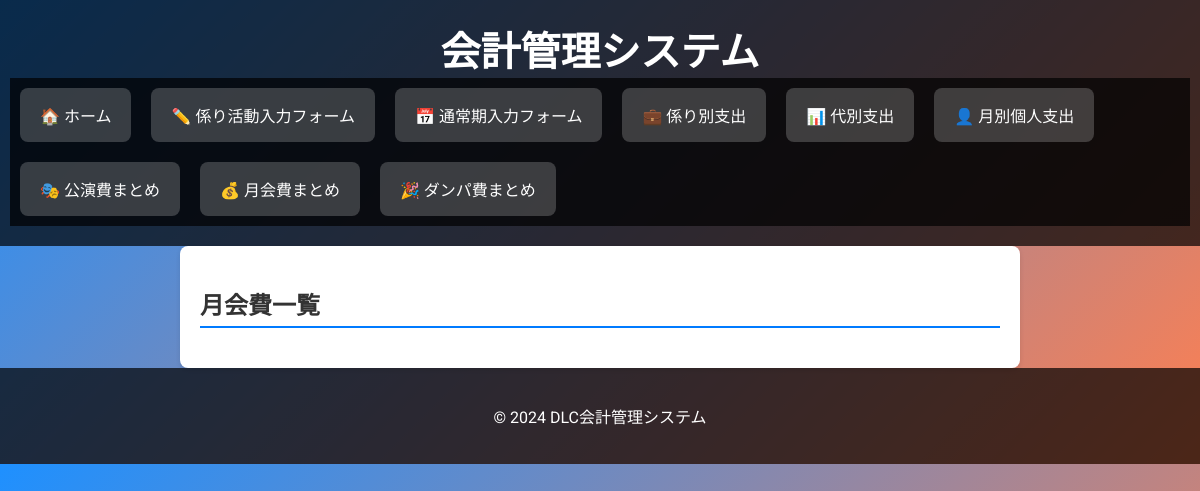
The page /accounting/view_monthly_fee/ on the database as committed earlier.
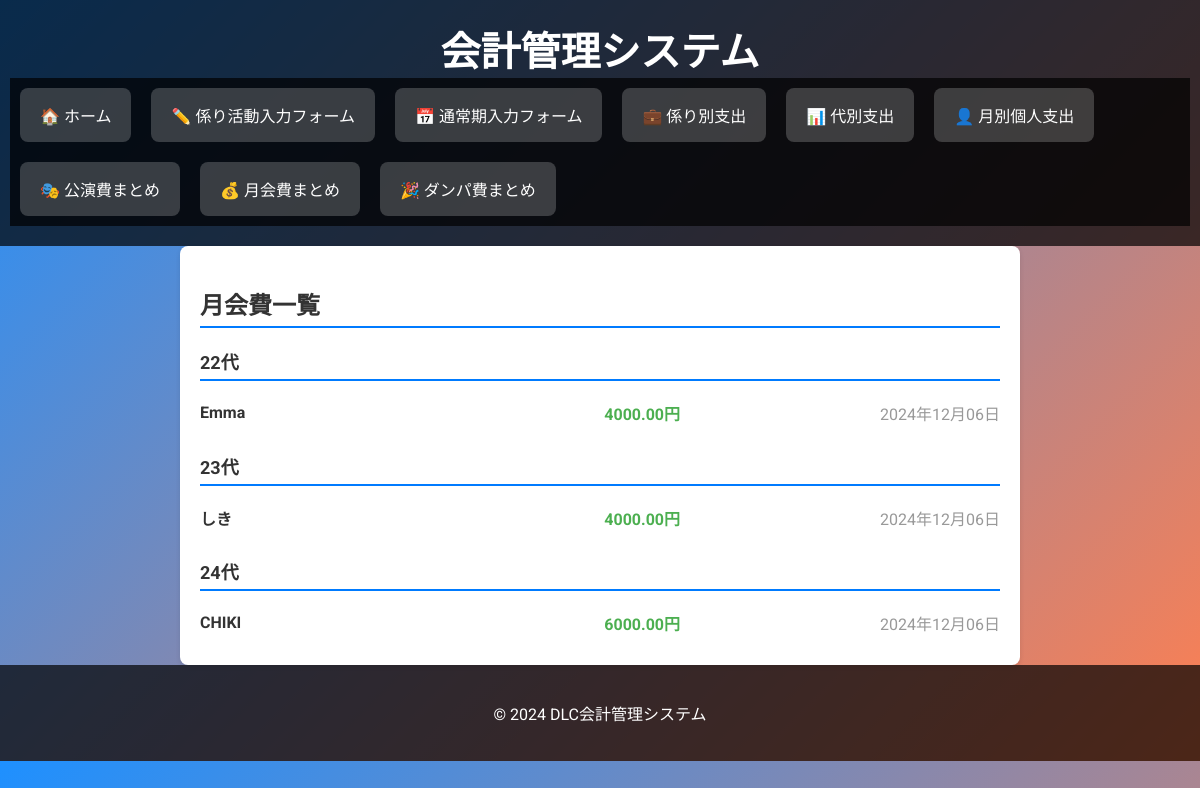
The same page on the database as committed later.
### accounting/models.py (models this page shows, shortened)
class ExpenseCategory(models.Model):
    CATEGORY_CHOICES = (
        ('公演費', '公演費'),
        ('月会費', '月会費'),
        ('ダンパ費', 'ダンパ費'),
    )
    age = models.IntegerField()
    name = models.CharField(max_length=100)
    amount = models.DecimalField(max_digits=10, decimal_places=2)
    category_name = models.CharField(max_length=10, choices=CATEGORY_CHOICES)
    date = models.DateField()

### accounting/views.py (the view)
# urls.py: path('view_monthly_fee/', views.view_monthly_fee, name='view_monthly_fee'),
def view_monthly_fee(request):
    monthly_fee_expenses = ExpenseCategory.objects.filter(category_name='月会費').order_by('age', 'name')
    grouped_monthly_fee_expenses = groupby(monthly_fee_expenses, key=lambda x: x.age)
    grouped_monthly_fee_expenses = [(age, list(expenses)) for age, expenses in grouped_monthly_fee_expenses]
    return render(request, 'accounting/view_monthly_fee.html', {'grouped_monthly_fee_expenses': grouped_monthly_fee_expenses})

### accounting/templates/accounting/view_monthly_fee.html
{% extends "accounting/base.html" %}
{% block content %}
<div class="page-container">
    <h2 class="page-title">月会費一覧</h2>
    {% for age, expenses in grouped_monthly_fee_expenses %}
    <div class="expense-group">
        <h3 class="age-title">{{ age }}代</h3>
        <ul class="expense-list">
            {% for expense in expenses %}
            <li class="expense-item">
                <span class="expense-name">{{ expense.name }}</span>
                <span class="expense-amount">{{ expense.amount }}円</span>
                <span class="expense-date">{{ expense.date|date:"Y年m月d日" }}</span>
            </li>
            {% endfor %}
        </ul>
    </div>
    {% endfor %}
</div>
{% endblock %}

### accounting/templates/accounting/base.html (shortened to what this page needs)
<!DOCTYPE html>
<html lang="ja">
<head>
    {% load static %}
    <link rel="stylesheet" href="{% static 'accounting/css/style.css' %}">
</head>
<body>
    <header>
        <div class="header-container">
            <h1>会計管理システム</h1>
        </div>
        <nav class="main-nav" id="mainNav">
            <ul>
                <li><a href="/">🏠 ホーム</a></li>
                <li><a href="{% url 'create_expenses' %}">✏️ 係り活動入力フォーム</a></li>
                <li><a href="{% url 'input_category' %}">📅 通常期入力フォーム</a></li>
                <li><a href="{% url 'department_expenses' %}">💼 係り別支出</a></li>
                <li><a href="{% url 'age_expenses' %}">📊 代別支出</a></li>
                <li><a href="{% url 'monthly_personal_expenses' %}">👤 月別個人支出</a></li>
                <li><a href="{% url 'view_public_performance' %}">🎭 公演費まとめ</a></li>
                <li><a href="{% url 'view_monthly_fee' %}">💰 月会費まとめ</a></li>
                <li><a href="{% url 'view_dance_party' %}">🎉 ダンパ費まとめ</a></li>
            </ul>
        </nav>
    </header>
    <main>
        {% block content %}{% endblock %}
    </main>
    <footer>
        <p>© 2024 DLC会計管理システム</p>
    </footer>
</body>
</html>

### accounting/static/accounting/css/style.css (style rules this page uses)
body { font-family: 'Roboto', Arial, sans-serif; background: linear-gradient(135deg, #1e90ff, #ff7f50); color: #fff; margin: 0; padding: 0; }
header { text-align: center; padding: 20px 10px; background-color: rgba(0, 0, 0, 0.7); }
header h1 { font-size: 2.5rem; color: #fff; margin: 0; }
.main-nav { display: flex; justify-content: center; background-color: rgba(0, 0, 0, 0.7); }
.main-nav ul { list-style: none; margin: 0; padding: 0; display: flex; flex-wrap: wrap; }
.main-nav li { margin: 10px; }
.main-nav a { display: block; padding: 15px 20px; background: rgba(255, 255, 255, 0.2); color: #fff; text-decoration: none; border-radius: 8px; font-size: 1rem; text-align: center; transition: all 0.3s ease; }
footer { text-align: center; padding: 20px; background: rgba(0, 0, 0, 0.7); color: #fff; }
.age-title , .department-title, .page-title { font-size: 18px; font-weight: bold; margin-bottom: 10px; color: #333; text-align: left; border-bottom: 2px solid #007bff; padding-bottom: 5px; }
.page-container { max-width: 800px; margin: 0 auto; padding: 20px; background: #fff; border-radius: 8px; box-shadow: 0 2px 5px rgba(0, 0, 0, 0.1); }
.page-title { font-size: 24px; font-weight: bold; margin-bottom: 20px; color: #333; }
.expense-list { list-style: none; padding: 0; margin: 0; }
.expense-item { display: flex; justify-content: space-between; align-items: center; padding: 10px 0; border-bottom: 1px solid #eee; }
.expense-item:last-child { border-bottom: none; }
.expense-name { flex: 2; font-weight: bold; color: #333; }
.expense-amount { flex: 1; text-align: right; color: #4CAF50; font-weight: bold; }
.expense-date { flex: 2; text-align: right; color: #999; }

Rows that differ between the two databases and show on the page:
added ExpenseCategory: age "22", name "Emma", amount "4000.00", date "2024年12月06日"
added ExpenseCategory: age "23", name "しき", amount "4000.00", date "2024年12月06日"
added ExpenseCategory: age "24", name "CHIKI", amount "6000.00", date "2024年12月06日"
